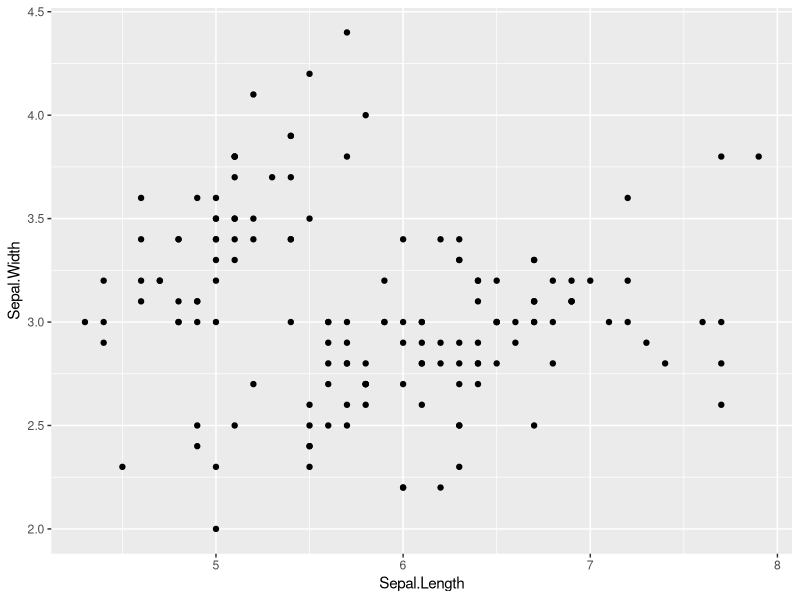
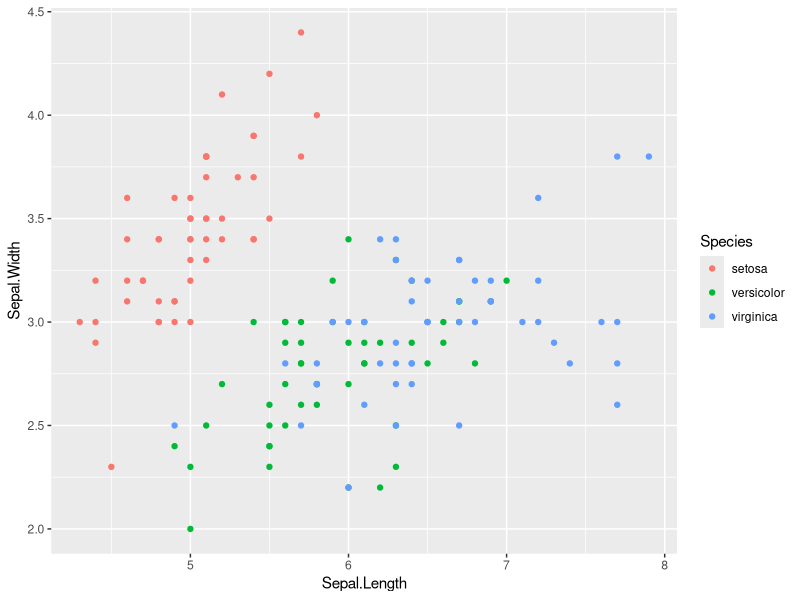
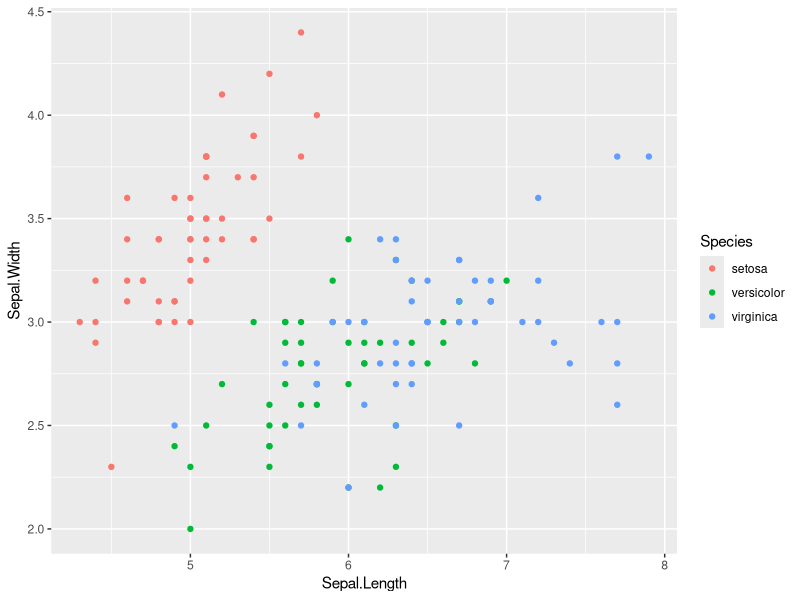
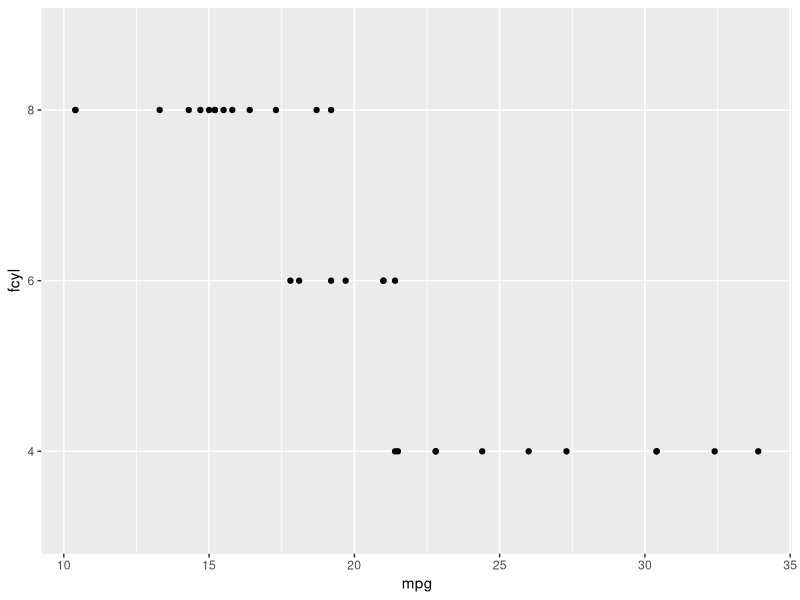
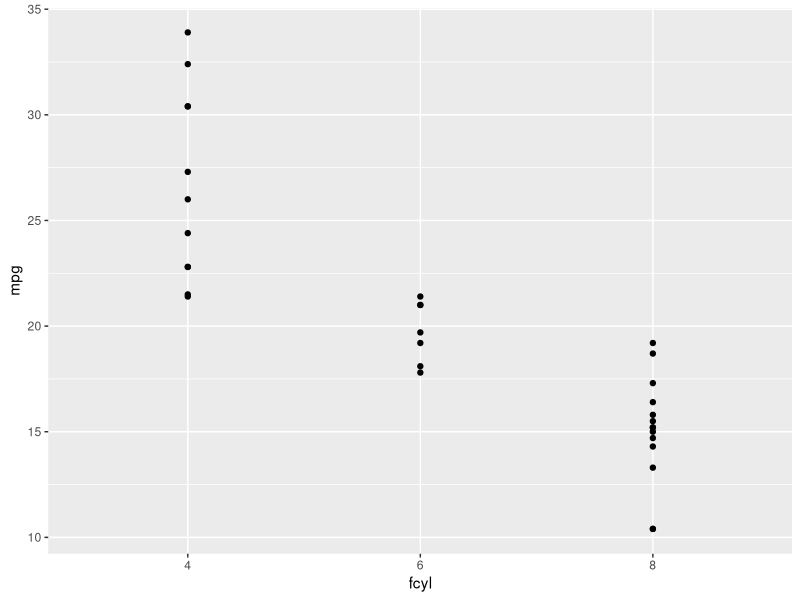
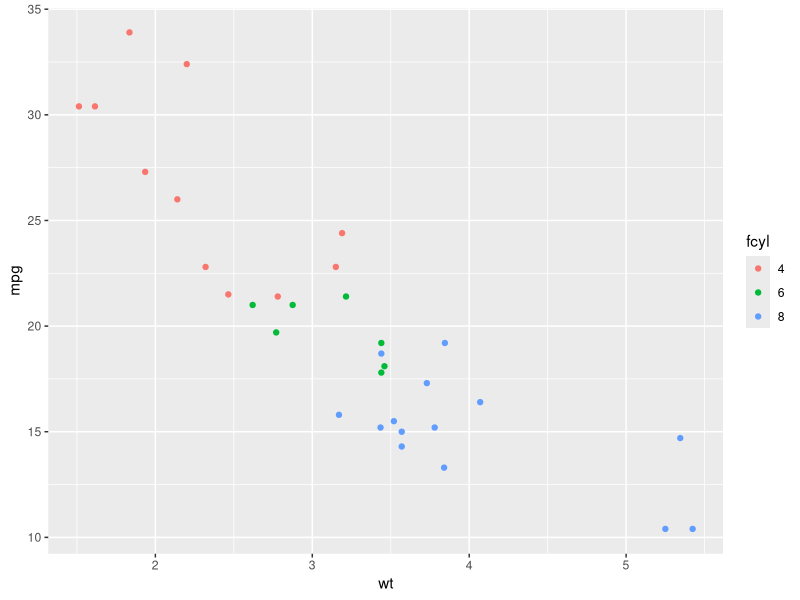
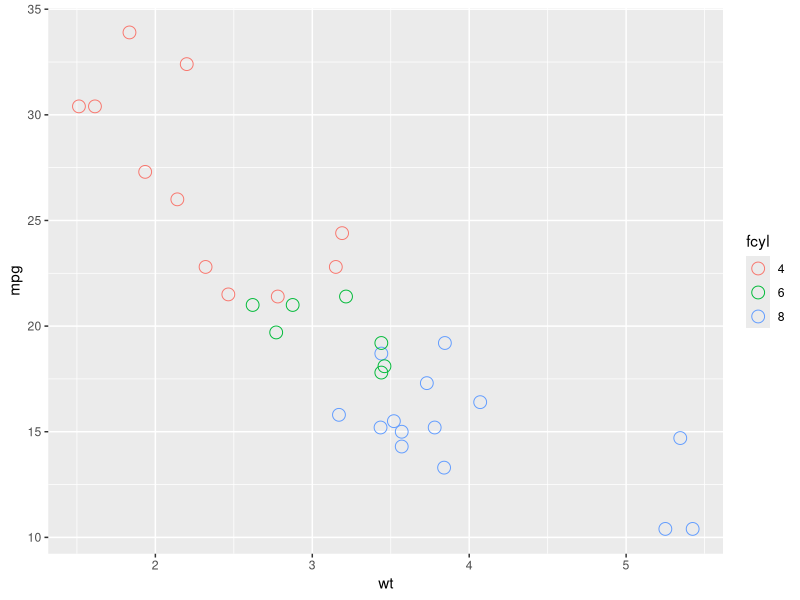
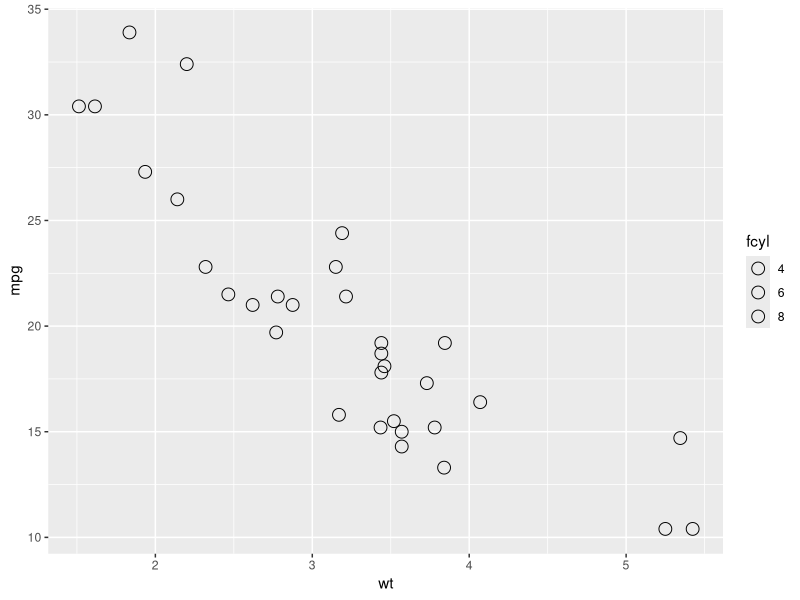

The R script that drew these images, in order:
# 2. AESTHETICS

# 2.1 Visisble aesthetics ####
# Load the tidyverse including gpplot2 package:
library(tidyverse)
# Load the built-in "iris" dataset in R:
data("iris")
# Mapping onto the X and Y axes:
ggplot(iris, aes(x = Sepal.Length, 
                 y = Sepal.Width)) + 
  geom_point() # each mapped variable is its own column variable in the dataframe.
# Mapping onto color:
ggplot(iris, aes(x = Sepal.Length, 
                 y = Sepal.Width, 
                 color = Species)) + 
  geom_point() # Species, a dataframe column, is mapped onto colors, a visible aesthetics.
# Aesthetics could be called in the geom layer:
ggplot(iris) + geom_point(aes(x = Sepal.Length, 
                 y = Sepal.Width, 
                 color = Species)) # shows the same result.
# However, this is typically only done if we don't want all layers to inherit the same aesthetics or we're mixing different data sources.

# Typical visible aesthetics:
# x: X axis position
# y: Y axis position
# fill: fill color
# color: color of points, outlines of other geoms
# size: area or radius of points, thickness of lines
# alpha: transparency
# linetype: line dash pattern
# labels: texts on a plot or axes
# shape: shape of a point
# Many of these aesthetics function as both aesthetic mappings as well as attributes, and one of the most common mistake is confusing the two or overwriting aesthetic mappings with fixed attributes. 

# 2.2 Color, fill, shape and size ####
# Examine again the mtcars dataset:
data(mtcars)
# Transform cyl and am columns into categorical variables: 
mtcars <- mtcars %>% 
  mutate(fcyl = as.factor(cyl), 
         fam = as.factor(am))
# One common convention is that you don't name the x and y arguments to aes(), since they almost always come first, but you do name other arguments.
# Map mpg (miles per gallon) onto the x aesthetic, and fcyl onto the y:
ggplot(mtcars, aes(mpg, fcyl)) +
  geom_point()
# Swap the mappings: fcyl onto the x aesthetic, and mpg onto the y.
ggplot(mtcars, aes(fcyl, mpg)) +
  geom_point()
# Map wt (weight) onto x, mpg onto y, and fcyl onto color:
ggplot(mtcars, aes(wt, mpg, 
                   color = fcyl)) +
  geom_point()
# Modify the point layer by changing the shape and increasing the size:
ggplot(mtcars, aes(wt, mpg, 
                   color = fcyl)) +
  geom_point(shape = 1, 
             size = 4)
# Typically, the color aesthetic changes the outline of a geom and the fill aesthetic changes the inside. geom_point() is an exception: it uses color (not fill) for the point color. 
ggplot(mtcars, aes(wt, mpg, 
                   fill = fcyl)) +
  geom_point(shape = 1, 
             size = 4) # mapping a categorical variable onto fill doesn't change the colors, although a legend is generated. This is because the default shape for points only has a color attribute and not a fill attribute!
# The default geom_point() uses shape = 19: a solid circle. An alternative is shape = 21: a circle that allow you to use both fill for the inside and color for the outline. 
ggplot(mtcars, aes(wt, mpg, 
                   fill = fcyl)) +
  geom_point(shape = 21, 
             size = 4, 
             alpha = 0.6) 
# Any time you use a solid color, make sure to use alpha blending to account for over plotting.
ggplot(mtcars, aes(wt, mpg, 
                   fill = fcyl, 
                   color = fam)) +
  geom_point(shape = 21, 
             size = 4, 
             alpha = 0.6)

# Comparing aesthetics: first create a base layer that maps mpg to y and wt to x:
plt_mpg_vs_wt <- ggplot(mtcars, aes(wt, mpg))
# Add a point layer, mapping the categorical number of cylinders, fcyl, onto size:
plt_mpg_vs_wt + geom_point(aes(size = fcyl))
# Change the mapping of fcyl to alpha:
plt_mpg_vs_wt + geom_point(aes(alpha = fcyl))
# Change the mapping of fcyl to shape:
plt_mpg_vs_wt + geom_point(aes(shape = fcyl))
# Swap the geom layer: change points to text.
plt_mpg_vs_wt + geom_text(aes(label = fcyl))
# Many of the aesthetics can accept either continuous or categorical variables, but some are restricted to categorical data, like label and shape.

# 2.3 Attributes ####
# One of the most confusing parts of ggplot2 is that all the visible aesthetics also exist as attributes.
ggplot(iris, aes(Sepal.Length, Sepal.Width)) +
  geom_point(color = "red")
# Attributes are always called in the geom layer, like color, size and shape.
ggplot(iris, aes(Sepal.Length, Sepal.Width)) +
  geom_point(color = "red", 
             size = 4, 
             shape = 4)
# The distinction between aesthetics and attributes is subtle but important.
# All the aesthetics can be used as attributes. E.g, add attributes to the geom layer for the plot of mtcars:
plt_mpg_vs_wt + geom_point(color = "blue",
                           shape = 24)
# Add a text layer with label rownames and color red:
plt_mpg_vs_wt + geom_text(label = rownames(mtcars), 
                          color = "red")
# Colors in R can be specified by using hex codes. 
my_blue <- "#4ABEFF"
plt_mpg_vs_wt + 
  geom_point(color = my_blue, 
             alpha = 0.6)
# Change the color both in aesthetics mapping and attributes:
ggplot(mtcars, aes(wt, mpg, 
                   fill = fcyl)) +
  geom_point(color = my_blue, 
             size = 10, 
             shape = 1) # the fill mapping overrides the color attribute in geom_point().
# Explore more features of the cars in the **mtcars** dataset: 
ggplot(mtcars, aes(mpg, qsec,         # qsec: 1/4 mile time
                   color = fcyl,      
                   shape = fam,
                   size = hp/wt)) +   # hp: Gross horsepower.
  geom_point()

# 2.4 Modifying aesthetics ####
# Adding more aesthetic layers to the plot will increase the complexity and decrease the readability.
ggplot(mtcars, aes(mpg, qsec, color = fcyl, 
                   shape = fam, 
                   size = hp/wt)) +
  geom_point()
# Position specifies how ggplot will adjust for overlapping bars or points on a single layer. The most straightforward position is "identity" which is a default position for a scatter plot.
ggplot(iris, aes(Sepal.Length, Sepal.Width,
                 color = Species)) +
  geom_point() # the value in the data frame is exactly where the value is positioned in the plot. 
# There is an issue with the precision of this data set. The sepals were measured to the nearest millimeter. Although there're only 150 points, it'll be too much overplotting to distinguish them. Add some random noise on both x and y axes to see regions of high density - "jittering":
ggplot(iris, aes(Sepal.Length, Sepal.Width,
                 color = Species)) +
  geom_point(position = "jitter")
# Each position can be accessed as a function
posn_j <- position_jitter(0.1)
ggplot(iris, aes(Sepal.Length, Sepal.Width,
                 color = Species)) +
  geom_point(position = posn_j)
# This has advantages, as we can set the  specific arguments for the position and the position function allows to use the parameter throughout the plotting, which maintains the consistency across plots and layers.
posn_j <- position_jitter(0.2, seed = 136) # "seed" defines how much random noise should be added.
# Run the plot again.

# 2.5  Scale functions ####
# Each of the aesthetics is a scale which is mapped onto the data. Scale functions has the syntax scale_*_*, with the 2nd part defines which scale we want to modify, and the 3rd matches type of data.
ggplot(iris, aes(Sepal.Length, Sepal.Width,
                 color = Species)) +
  geom_point(position = "jitter") + 
  scale_x_continuous("Sepal Length") + 
  scale_color_discrete("Species") 
# There are many arguments for the scale functions.Limits argument describes the scale's range. 
ggplot(iris, aes(x = Sepal.Length, y = Sepal.Width,
                 color = Species)) +
  geom_point(position = "jitter") + 
  scale_x_continuous("Sepal Length", 
                     limits = c(2, 8)) + 
  scale_color_discrete("Species") 
# break argument controls the tick mark positions.
ggplot(iris, aes(Sepal.Length, Sepal.Width,
                 color = Species)) +
  geom_point(position = "jitter") + 
  scale_x_continuous("Sepal Length", limits = c(2, 8), 
                     breaks = seq(2, 8, 3)) + 
  scale_color_discrete("Species") 
# expand argument is a numeric vector of length 2, giving a multiplicative and additive constant used to expand the scales so that there is a small gap between the data and the axes.
ggplot(iris, aes(Sepal.Length, Sepal.Width,
                 color = Species)) +
  geom_point(position = "jitter") + 
  scale_x_continuous("Sepal Length", limits = c(2, 8), 
                     breaks = seq(2, 8, 3),
                     expand = c(0, 0)) + 
  scale_color_discrete("Species")
# labels argument adjust the category names
ggplot(iris, aes(Sepal.Length, Sepal.Width,
                 color = Species)) +
  geom_point(position = "jitter") + 
  scale_x_continuous("Sepal Length", limits = c(2, 8), 
                     breaks = seq(2, 8, 3),
                     expand = c(0, 0)) + 
  scale_color_discrete("Species",
                       labels = c("Setosa", "Versicolor", "Virginica"))
# labs(): changes the label of the axes quickly.
ggplot(iris, aes(Sepal.Length, Sepal.Width,
                 color = Species)) +
  geom_point(position = "jitter") +
  labs(x = "Sepal length", y = "Sepal width")

# Modify some aesthetics to make a bar plot of the number of cylinders for cars with different types of transmission in the mtcars dataset.
mtcars_gg <- ggplot(mtcars, aes(fcyl, fill = fam)) +
  geom_bar()
# Set the axis labels:
mtcars_gg <- mtcars_gg +
  labs(x = "Number of Cyclinders", y = "Count")
# Implement a custom fill color scale using scale_fill_manual():
palette <- c("#377EB8", "#E41A1C")
mtcars_gg + scale_fill_manual("Transmission", values = palette,
                              labels = c("automatic", "manual"))
# Modify the position so that the bars for transmission are displayed side by side:
ggplot(mtcars, aes(fcyl, fill = fam)) +
  geom_bar(position = "dodge") +
  labs(x = "Number of Cyclinders", y = "Count") +
  scale_fill_manual("Transmission", values = palette,
                    labels = c("automatic", "manual"))

# Setting a dummy aesthetics:
mtcars_dummy <- ggplot(mtcars, aes(mpg, 0)) +
  geom_point(position = "jitter")
# When using setting y-axis limits, you can specify the limits as separate arguments, ylim(lo, hi) or as a single numeric vector, ylim(c(lo, hi))
mtcars_dummy + ylim(-2, 2)

# 2.6 Aesthetic best practice ####
# How do we choose the right visual aesthetics? The best choices for aesthetics are those which are both efficient, in that they are faster than numeric summaries, and accurate, in that they minimize this information loss.
# The choice of aesthetic mapping depends on the type of variable. The scatter plot is so easy to understand because it maps data as position on a common scale.
ggplot(iris, aes(Sepal.Length, Sepal.Width,
                 color = Species)) +
  geom_point()
# If we switch the aesthetic mappings for x and color, it becomes neither accurate nor efficient.
ggplot(iris, aes(color = Sepal.Width, 
                 y = Sepal.Width, 
                 x = Species)) +
  geom_point()

ggplot(iris, aes(Sepal.Length, Sepal.Width,
                 color = Species)) +
  geom_point()